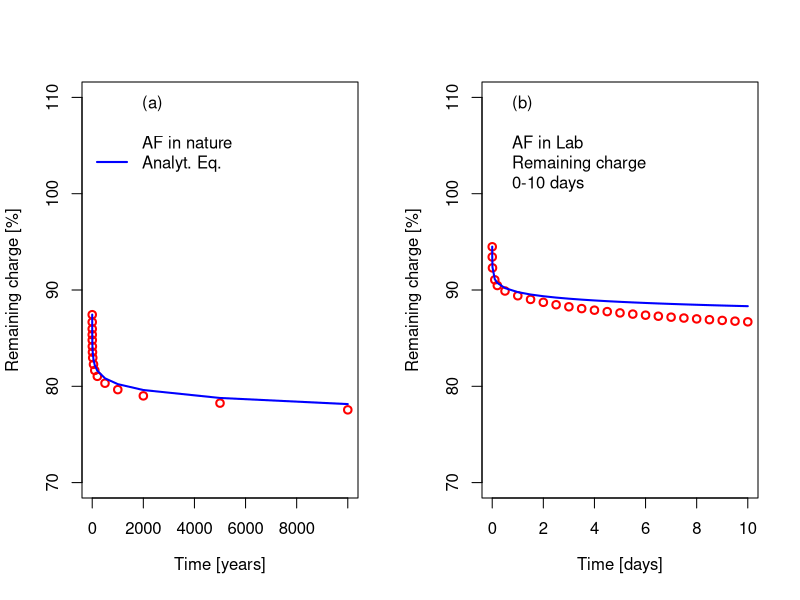

This figure's R source:
# Anomalous fading  over geological and laboratory times 
rm(list = ls(all=T))
rho<-1e-6                 # Dimensionless acceptor density
dr<-.01                   #Step in dimensionless distance r'
rprimes<-seq(0,2.2,dr)    #Values of r'=0-2.2 in steps of dr
s<-3e15
seff<-s*exp(-rprimes*(rho**(-1/3.0)))  # Effective A

###################### Functions  ################

###################### Anomalous fading Functions
#### AFfortimeT
AFfortimeT<-function(timAF){distr<<-distr*exp(-(seff*timAF))}
###################### End of Functions

########################## Simulations ###############
par(mfrow=c(1,2))
#### Example : Anomalous fading
# Long term fading  0-10^4 years in nature
distr<<-3*rprimes^2*exp(-rprimes^3)
timesAF<-3.154e7*c(.1,.2,.5,1,2,5,10,20,50,100,200,500,1000,
                   2000,5000,1e4)
n<-dr*colSums(sapply(timesAF,AFfortimeT))
plot(timesAF/(3.154e7),100*n,typ="p",lwd=2,pch=1,col="red",
     ylim=c(70,110),xlab=expression("Time [years]"), 
     ylab="Remaining charge [%]")
legend("topleft",bty="n",legend=c("(a)"," ","AF in nature",
                                  "Analyt. Eq."),lwd=2,lty=c(NA,NA,NA,1), col=c(NA,NA,NA,"blue"))
lines(timesAF/3.154e7,y=100*exp(-rho*(log(1.8*s*timesAF)**3.0)),
      lwd=2,col="blue")
### Repeat for short term fading 0-10 days in lab
distr<<-3*rprimes^2*exp(-rprimes^3)  # unfaded distribution
timesAF<-3600*24*c(1e-4,1e-3,1e-2,.1,.2,.5,seq(1,10,.5))
n<-dr*colSums(sapply(timesAF,AFfortimeT))
plot(timesAF/(3600*24),100*n,typ="p",lwd=2,pch=1,col="red",
     ylim=c(70,110),xlab=expression("Time [days]"), 
     ylab="Remaining charge [%]")
legend("topleft",bty="n",legend=c("(b)"," ","AF in Lab",
                                  "Remaining charge","0-10 days"))
lines(timesAF/(3600*24),
      y=100*exp(-rho*(log(1.8*s*timesAF)**3.0)),lwd=2,col="blue")